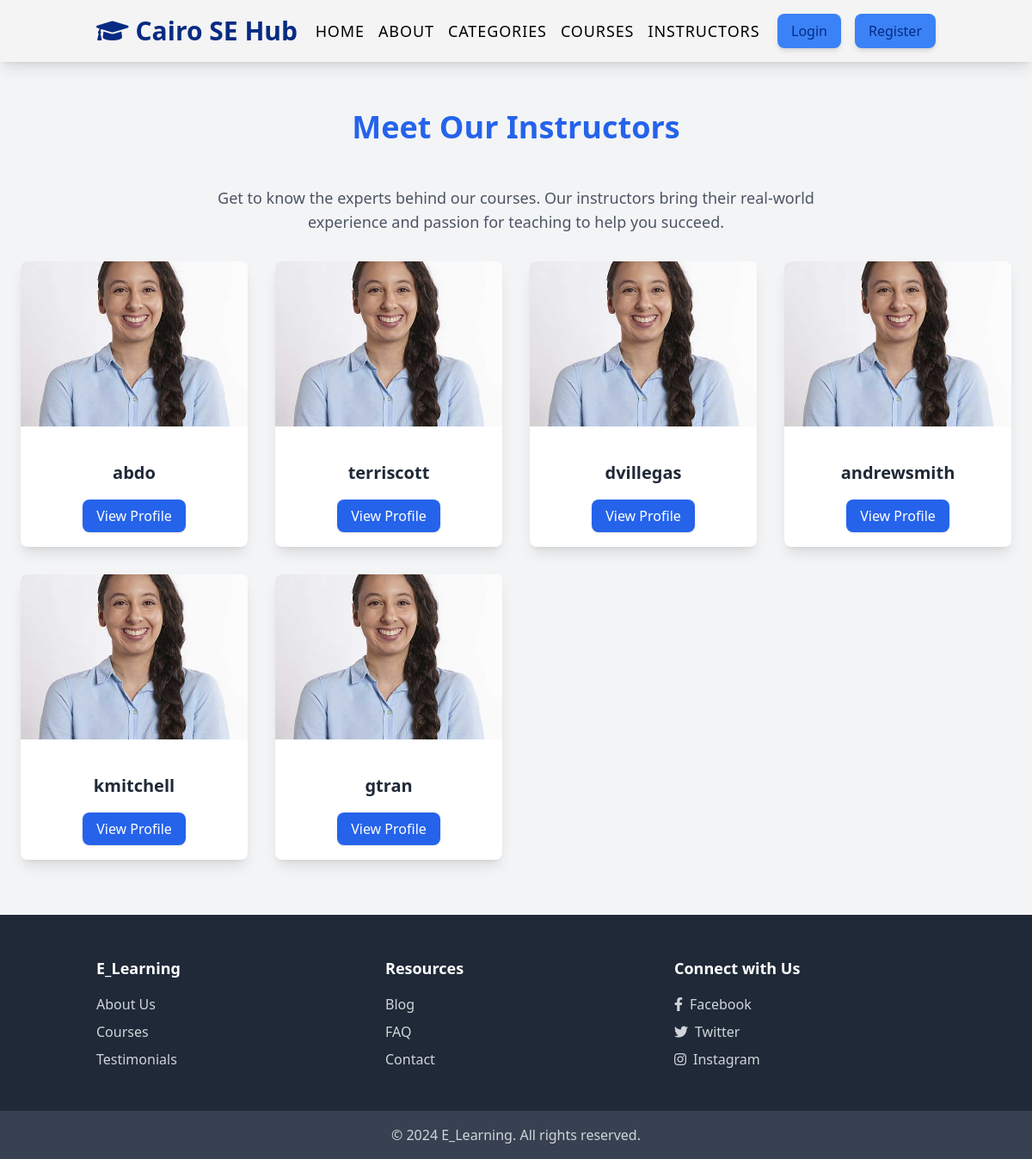
The app's page /instructors/, older data.
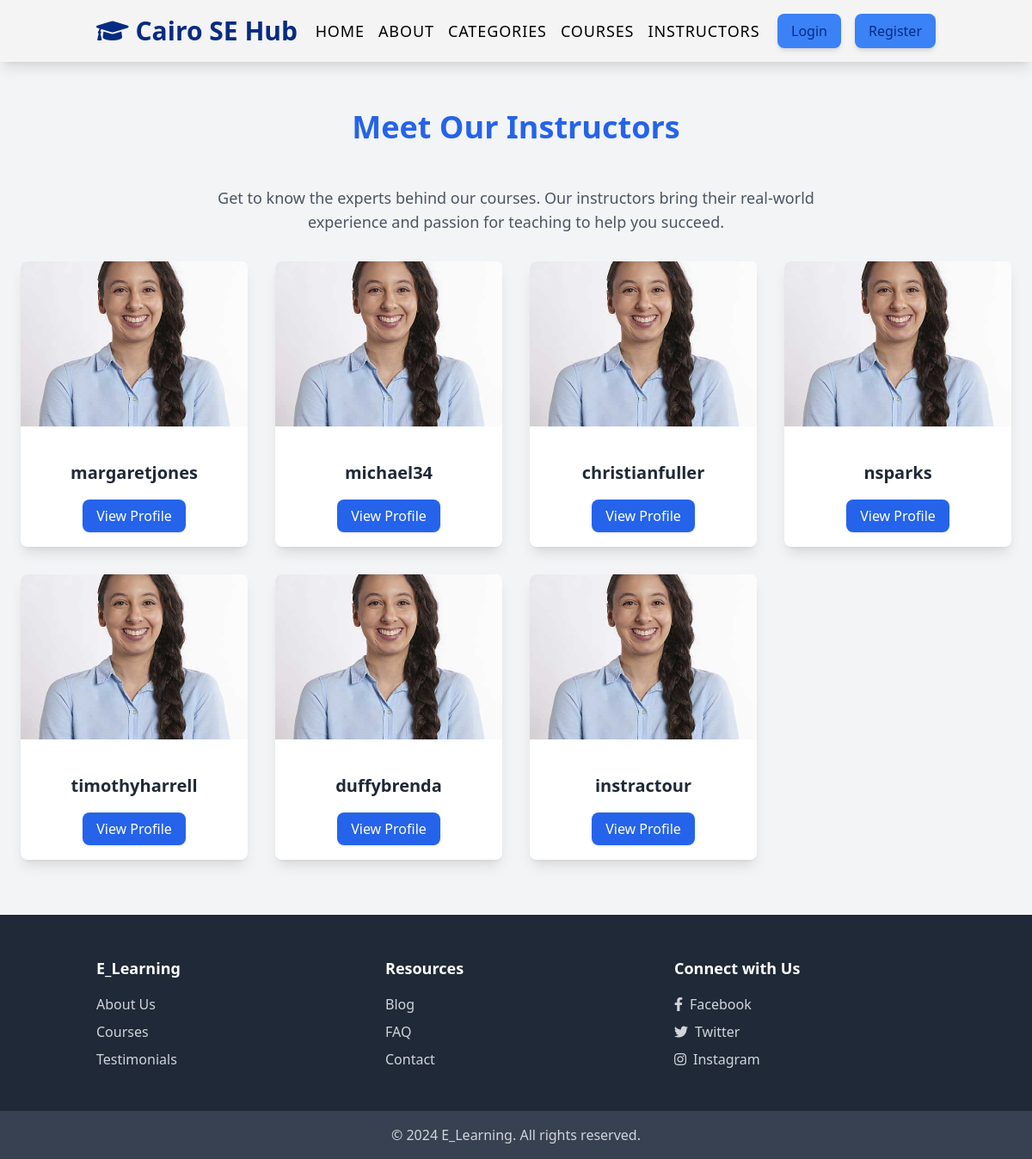
The same page, newer data.
### users/models.py (models this page shows, shortened)
class CustomUser(AbstractUser):
    phone = models.CharField(max_length=15, blank=True, null=True)
    address = models.CharField(max_length=255, blank=True, null=True)
    age = models.PositiveIntegerField(null=True, blank=True)
    is_student = models.BooleanField(default=True)
    is_instructor = models.BooleanField(default=False)
    is_active = models.BooleanField(default=True)

### courses/views.py (the view)
# urls.py: path('instructors/', views.instructor_list, name='instructor_list'),
def instructor_list(request):
    instructors = CustomUser.objects.filter(is_instructor=True, is_active=True)
    return render(request, 'courses/instructor_list.html', {'instructors': instructors})

### templates/courses/instructor_list.html (shortened to what this page needs)
{% extends 'base.html' %}
{% load static %}
{% block content %}
<section id="instructors" class="py-16 px-6 bg-gray-100">
    <div class="max-w-7xl mx-auto text-center">
        <h2 class="text-3xl md:text-4xl font-extrabold text-blue-600 mb-12 animate__animated animate__fadeInUp">
            Meet Our Instructors
        </h2>
        <p class="text-lg text-gray-600 mb-8 max-w-3xl mx-auto animate__animated animate__fadeInUp"
            style="animation-delay: 0.1s;">
            Get to know the experts behind our courses. Our instructors bring their real-world experience and passion
            for teaching to help you succeed.
        </p>
        <div class="grid grid-cols-1 sm:grid-cols-2 md:grid-cols-3 lg:grid-cols-4 gap-8">
            {% for instructor in instructors %}
            <div class="bg-white shadow-lg rounded-lg overflow-hidden transform transition-all duration-300 hover:scale-105 hover:shadow-2xl hover:bg-gray-50 animate__animated animate__fadeInUp"
                style="animation-delay: {{ forloop.counter|add:0.1 }}s;">
                <div class="h-48 bg-cover bg-center"
                    style="background-image: url('{% if instructor.profile.profile_picture %}{{ instructor.profile.profile_picture.url }}{% else %}{% static 'images/team-3.jpg' %}{% endif %}')">
                </div>
                <div class="p-6">
                    <h3 class="text-xl font-semibold mt-4 text-gray-800">{{ instructor.username }}</h3>
                    <div class="mt-6">
                        <a href="{% url 'instructor_detail' instructor.id %}"
                            class="bg-blue-600 hover:bg-blue-700 text-white py-2 px-4 rounded-lg shadow transition-all duration-300 transform hover:scale-105">
                            View Profile
                        </a>
                    </div>
                </div>
            </div>
            {% endfor %}
        </div>
    </div>
</section>
{% endblock %}

### templates/base.html (shortened to what this page needs)
<!DOCTYPE html>
<html lang="en">
  {% load static %}
  <head>
    <link href="{% static 'css/tailwind.css' %}" rel="stylesheet" />
    <link
      rel="stylesheet"
      href="https://cdnjs.cloudflare.com/ajax/libs/animate.css/4.1.1/animate.min.css"
    />
    <link
      href="https://cdnjs.cloudflare.com/ajax/libs/font-awesome/5.15.4/css/all.min.css"
      rel="stylesheet"
    />
    <link rel="stylesheet" href="{% static 'css/main.css' %}" />
  </head>
  <body class="bg-gray-50 text-gray-800">
    <header class="text-white fixed top-0 w-full z-10 shadow-lg">
      <nav
        class="container mx-auto flex items-center justify-between py-4 px-6"
      >
        <div class="flex items-center space-x-4">
          <a
            href="{% url 'index' %}"
            class="text-3xl font-bold flex items-center space-x-2"
          >
            <i class="fas fa-graduation-cap"></i>
            <h1 class="text-3xl font-bold">Cairo SE Hub</h1>
          </a>
        </div>
        <ul
          class="hidden md:flex space-x-4 font-medium text-lg text-white uppercase tracking-wider"
        >
          <li>
            <a href="{% url 'index' %}" class="hover:text-blue-500">Home</a>
          </li>
          <li>
            <a href="{% url 'about' %}" class="hover:text-blue-500">About</a>
          </li>
          <li>
            <a href="{% url 'category_list' %}" class="hover:text-blue-500"
              >Categories</a
            >
          </li>
          <li>
            <a href="{% url 'course_list' %}" class="hover:text-blue-500"
              >Courses</a
            >
          </li>
          <li>
            <a href="{% url 'instructor_list' %}" class="hover:text-blue-500"
              >Instructors</a
            >
          </li>
        </ul>
        <div class="hidden md:flex items-center space-x-4">
          {% if user.is_authenticated %} {% if user.is_superuser %}
          <button>
            <a
              href="{% url 'dashboard:dashboard_home' %}"
              class="hover:text-blue-600"
              ><i class="fas fa-tachometer-alt mr-2"></i>Dashboard</a
            >
          </button>
          {% elif user.is_instructor %}
          <button>
            <a
              href="{% url 'instructor_dashboard' %}"
              class="hover:text-blue-600"
              ><i class="fas fa-tachometer-alt mr-2"></i>Instructor</a
            >
          </button>
          {% else %}
          <button>
            <a href="{% url 'my_enrollments' %}" class="hover:text-blue-600"
              ><i class="fas fa-book-reader mr-2"></i>Enrollments</a
            >
          </button>
          {% endif %}
          <button
            class="bg-red-500 hover:bg-red-600 text-white px-4 py-2 rounded-lg shadow-md"
          >
            <a href="{% url 'logout' %}">Logout</a>
          </button>
          {% else %}
          <button
            class="bg-blue-500 hover:bg-blue-600 text-white px-4 py-2 rounded-lg shadow-md"
          >
            <a href="{% url 'login' %}">Login</a>
          </button>
          <button
            class="bg-blue-500 hover:bg-blue-600 text-white px-4 py-2 rounded-lg shadow-md"
          >
            <a href="{% url 'register' %}">Register</a>
          </button>
          {% endif %}
        </div>
      </nav>
    </header>
    <main class="mt-16">{% block content %}{% endblock %}</main>
    <footer class="bg-gray-800 text-gray-300">
      <div
        class="container mx-auto py-12 px-6 grid grid-cols-1 md:grid-cols-3 gap-8"
      >
        <div>
          <h4 class="text-white text-lg font-bold mb-4">E_Learning</h4>
          <ul class="space-y-2">
            <li><a href="#" class="hover:text-blue-600">About Us</a></li>
            <li><a href="#courses" class="hover:text-blue-600">Courses</a></li>
            <li>
              <a href="#testimonials" class="hover:text-blue-600"
                >Testimonials</a
              >
            </li>
          </ul>
        </div>
        <div>
          <h4 class="text-white text-lg font-bold mb-4">Resources</h4>
          <ul class="space-y-2">
            <li><a href="#" class="hover:text-blue-600">Blog</a></li>
            <li><a href="#" class="hover:text-blue-600">FAQ</a></li>
            <li><a href="#" class="hover:text-blue-600">Contact</a></li>
          </ul>
        </div>
        <div>
          <h4 class="text-white text-lg font-bold mb-4">Connect with Us</h4>
          <ul class="space-y-2">
            <li>
              <a href="#" class="hover:text-blue-600"
                ><i class="fab fa-facebook-f mr-2"></i>Facebook</a
              >
            </li>
            <li>
              <a href="#" class="hover:text-blue-600"
                ><i class="fab fa-twitter mr-2"></i>Twitter</a
              >
            </li>
            <li>
              <a href="#" class="hover:text-blue-600"
                ><i class="fab fa-instagram mr-2"></i>Instagram</a
              >
            </li>
          </ul>
        </div>
      </div>
      <div class="bg-gray-700 py-4 text-center">
        <p>&copy; 2024 E_Learning. All rights reserved.</p>
      </div>
    </footer>
  </body>
</html>

### static/css/main.css (style rules this page uses)
:root { --primary-color: #2563eb; --second-text-color: #072b83; --btn-bg-color: #ffcd00; --third-color: #000; --fourth-color: #f4f4f4; --fifth-color: #1f2937; --success-color: #28a745; --danger-color: #dc3545; --info-color: #17a2b8; --warning-color: #ffc107; }
html { scroll-behavior: smooth; scroll-padding-top: 56.5px; }
header { background: var(--fourth-color); }
header h1, header nav a { color: var(--second-text-color); }
nav ul a { color: var(--third-color) !important; }

Row changes from the older to the newer data that the page shows:
removed CustomUser: username "abdo"
removed CustomUser: username "terriscott"
removed CustomUser: username "dvillegas"
removed CustomUser: username "andrewsmith"
removed CustomUser: username "kmitchell"
removed CustomUser: username "gtran"
added CustomUser: username "margaretjones"
added CustomUser: username "michael34"
added CustomUser: username "christianfuller"
added CustomUser: username "nsparks"
added CustomUser: username "timothyharrell"
added CustomUser: username "duffybrenda"
added CustomUser: username "instractour"
